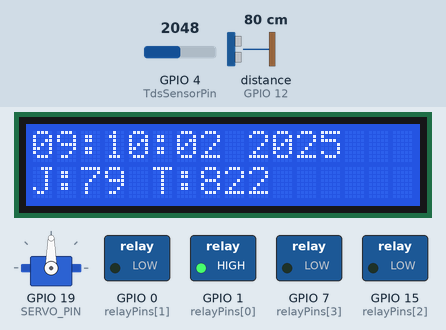
This sketch was run on a simulated ESP32. Shown: 16×2 character LCD, servo, switched loads named in the sketch (green lamp = pin HIGH). Wiring (inferred from the names in the program): ultrasonic range finder: trigger GPIO 13; echo GPIO 12. The inputs (shaded band) are chosen by the test bench; at power-on: GPIO 4 (TdsSensorPin) = 2048, distance to the obstacle (sensor on GPIO 12) 80 cm (analog values on the 0–4095 scale). The echo pulse lasts 58.3 µs per cm; WiFi joins after 1.5 s; servers stay silent unless stated; uploads are accepted with an empty reply; the local clock reads 2024-03-15 10:24:30 at power-on unless the sketch sets it; pins used as bus, display or sensor lines are not drawn; what the sketch prints to the serial monitor is not drawn.

Above: at 4.3 s.
4.4 s: GPIO 4 (TdsSensorPin) set to 1916
At 5.9 s:
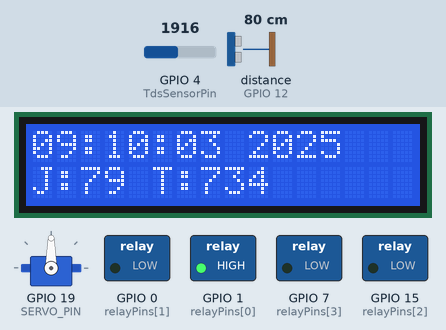
7.6 s: GPIO 4 (TdsSensorPin) set to 1830
At 10.7 s:
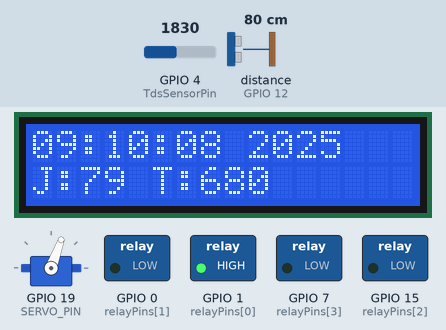
10.9 s: distance to the obstacle (sensor on GPIO 12) set to 38 cm
At 11.5 s:
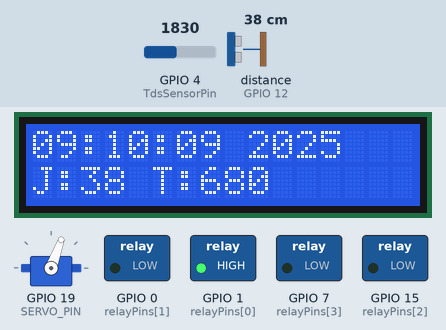
13.6 s: distance to the obstacle (sensor on GPIO 12) set to 33 cm
At 14.9 s:
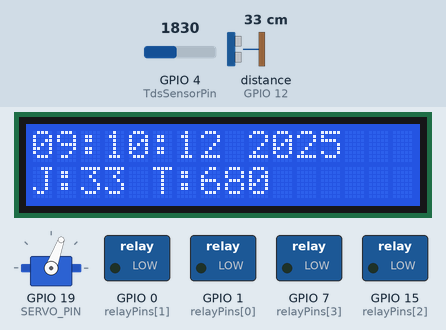
16.9 s: GPIO 4 (TdsSensorPin) set to 2040
At 20.0 s:
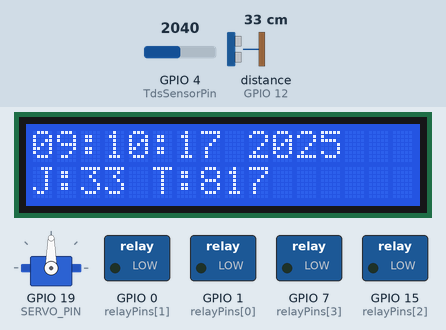
20.2 s: GPIO 4 (TdsSensorPin) set to 1228
At 21.6 s:
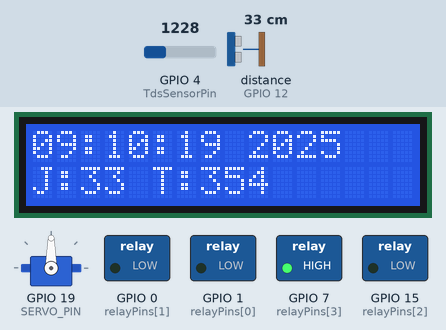
Timing chart, 0 to 23.3 s (numbered marks = the images above; inputs shaded):
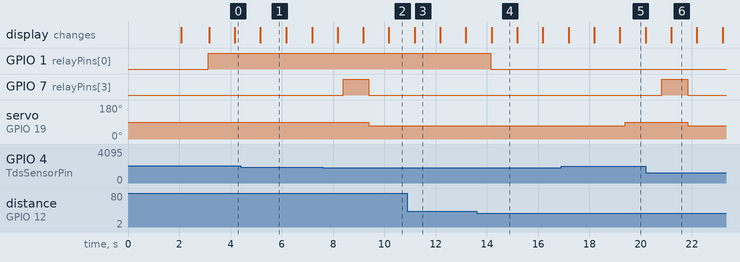

Measured:
- the behaviour switches between 1863 and 1862 on GPIO 4 (TdsSensorPin) (found by bisection; images 1 and 2)
- the behaviour switches between 36 and 35 cm on distance to the obstacle (sensor on GPIO 12) (found by bisection; images 3 and 4)
- after the input at 7.6 s, GPIO 7 (relayPins[3]): LOW → HIGH after 0.79 s, → LOW 1.0 s later; servo on GPIO 19 (SERVO_PIN): 90° → 70° after 1.8 s
- after the input at 13.6 s, GPIO 1 (relayPins[0]): HIGH → LOW after 0.56 s
- after the input at 20.2 s, GPIO 7 (relayPins[3]): LOW → HIGH after 0.63 s, → LOW 1.0 s later; servo on GPIO 19 (SERVO_PIN): 90° → 70° after 1.6 s
- what the display in image 1 shows lasts 1.0 s, from 5.2 s to 6.2 s

The sketch:

Hidroponik.ino
```cpp
// =================================================================
// PUSTAKA (LIBRARIES)
// =================================================================
#include <Wire.h>
#include "RTClib.h"
#include <LiquidCrystal_I2C.h>
#include <ESP32Servo.h>
#include <WiFi.h>
#include <WiFiClientSecure.h>
#include <UniversalTelegramBot.h>
#include <HTTPClient.h>  // DITAMBAHKAN

// =================================================================
// WIFI + TELEGRAM
// =================================================================
const char* ssid     = "Rumah Kita";
const char* password = "EKAGUNAPUTRA03";

// Google Script Deployment ID - GANTI DENGAN ID ANDA
const char* scriptID = "AKfycbzb1r_g_HqGW4TWA0WEUNv2mQnwqg4rVtQRSO4keKCpkslR9Tb2vxpoIoG3TPltpw_y";

WiFiClientSecure client;
UniversalTelegramBot bot("8364850043:AAHxd2adOV_M1el793fztbaQqg-qxMFqEPM", client);
String chatID = "1222959013";

// Waktu pengiriman
unsigned long lastSend12Jam = 0;
unsigned long lastSendSpreadsheet = 0;
bool initialTelegramSent = false;
bool initialSpreadsheetSent = false;
unsigned long setupStartTime = 0;

// interval
const unsigned long interval12Jam = 43200000;  // 12 jam
const unsigned long interval4Jam  = 14400000;  // 4 jam

// =================================================================
// INISIALISASI OBJEK
// =================================================================
RTC_DS3231 rtc;
LiquidCrystal_I2C lcd(0x27, 16, 2);
Servo servo360;

// =================================================================
// DEFINISI PIN
// =================================================================
#define TdsSensorPin 4
const int trigPin = 13;
const int echoPin = 12;
const int relayPins[] = {1, 0, 15, 7};
const int numRelays = 4;
#define SERVO_PIN 19

// =================================================================
// PENGATURAN SENSOR TDS
// =================================================================
#define VREF 3.3
#define SCOUNT 30
int analogBuffer[SCOUNT];
int analogBufferTemp[SCOUNT];
int analogBufferIndex = 0;
float averageVoltage = 0;
float tdsValue = 0;
float temperature = 28.0;
float cal_factor = 0.88;

// =================================================================
// VARIABEL GLOBAL
// =================================================================
long duration;
float distanceCm;

unsigned long tdsSampleTimepoint = 0;
unsigned long printTimepoint = 0;
unsigned long jsnReadTimepoint = 0;
unsigned long lcdUpdateTimepoint = 0;

unsigned long relay24Timepoint = 0;
unsigned long servoTimepoint = 0;
bool relay24Active = false;
bool servoActive = false;
bool tdsConditionTriggered = false;

// =================================================================
// FUNGSI FILTER MEDIAN
// =================================================================
int getMedianNum(int bArray[], int iFilterLen) {
  int bTab[iFilterLen];
  for (byte i = 0; i < iFilterLen; i++) bTab[i] = bArray[i];
  for (int j = 0; j < iFilterLen - 1; j++) {
    for (int i = 0; i < iFilterLen - j - 1; i++) {
      if (bTab[i] > bTab[i + 1]) {
        int bTemp = bTab[i];
        bTab[i] = bTab[i + 1];
        bTab[i + 1] = bTemp;
      }
    }
  }
  if (iFilterLen % 2 > 0)
    return bTab[(iFilterLen - 1) / 2];
  else
    return (bTab[iFilterLen / 2] + bTab[iFilterLen / 2 - 1]) / 2;
}

// =================================================================
// BACA TDS INSTANT
// =================================================================
void readTDS_Instant() {
  for (int i = 0; i < SCOUNT; i++) analogBufferTemp[i] = analogBuffer[i];
  int medianValue = getMedianNum(analogBufferTemp, SCOUNT);
  averageVoltage = medianValue * VREF / 4095.0;

  if (averageVoltage > 0.1) {
    float compCoeff = 1.0 + 0.02 * (temperature - 25.0);
    float compVolt = averageVoltage / compCoeff;
    tdsValue = (133.42 * pow(compVolt, 3) - 255.86 * pow(compVolt, 2) + 857.39 * compVolt) * cal_factor;
    if (tdsValue < 0) tdsValue = 0;
  } else {
    tdsValue = 0;
  }

  // =================================================================
  // KOREKSI TDS AGAR SESUAI DENGAN TDS METER (OFFSET -250)
  // =================================================================
  tdsValue -= 250;
  if (tdsValue < 0) tdsValue = 0;  // Jangan sampai minus
}

// =================================================================
// BACA JSN INSTANT
// =================================================================
void readJSN_Instant() {
  digitalWrite(trigPin, LOW);
  delayMicroseconds(2);
  digitalWrite(trigPin, HIGH);
  delayMicroseconds(10);
  digitalWrite(trigPin, LOW);

  duration = pulseIn(echoPin, HIGH);
  distanceCm = duration * 0.034 / 2;
}

// =================================================================
// KIRIM PESAN AWAL TELEGRAM
// =================================================================
void kirimPesanAwal() {
  String pesan = "🔔 *Sistem Monitoring Menyala*\n";
  pesan += "Alat sudah aktif dan berjalan.\n";
  pesan += "\n📌 *Informasi Awal:*\n";
  pesan += "• TDS: " + String(tdsValue, 1) + " ppm\n";
  pesan += "• Jarak: " + String(distanceCm, 1) + " cm\n";
  pesan += "\nNama: wulan\nBahasa: id\n";

  bot.sendMessage(chatID, pesan, "Markdown");
  Serial.println("Pesan awal Telegram terkirim");
}

// =================================================================
// KIRIM TELEGRAM SETIAP 12 JAM
// =================================================================
void kirimTelegram12Jam() {
  String pesan = "⏰ *Laporan 12 Jam*\n";
  pesan += "TDS: " + String(tdsValue, 1) + " ppm\n";
  pesan += "Jarak: " + String(distanceCm, 1) + " cm\n";
  pesan += "Waktu: " + String(rtc.now().timestamp()) + "\n";
  bot.sendMessage(chatID, pesan, "Markdown");
  Serial.println("Telegram 12 jam terkirim");
}

// =================================================================
// KIRIM SPREADSHEET (VERSI YANG SUDAH DIPERBAIKI)
// =================================================================
void kirimSpreadsheet() {
  if (WiFi.status() != WL_CONNECTED) {
    Serial.println("WiFi disconnected, skipping spreadsheet send.");
    return;
  }

  DateTime now = rtc.now();

  // Buat URL lengkap dengan data aktual dari sensor
  String url = "https://script.google.com/macros/s/";
  url += scriptID;
  url += "/exec?";
  url += "tds=" + String(tdsValue, 1);    // Nilai TDS dengan 1 desimal
  url += "&jsn=" + String(distanceCm, 1); // Nilai jarak dengan 1 desimal
  url += "&timestamp=" + String(now.unixtime()); // Gunakan Unix timestamp dari RTC

  Serial.println("Mengirim ke Spreadsheet:");
  Serial.println("TDS: " + String(tdsValue, 1) + " ppm");
  Serial.println("Jarak: " + String(distanceCm, 1) + " cm");
  Serial.println("Waktu RTC: " + now.timestamp());
  Serial.println("URL: " + url);

  // Gunakan HTTPClient dengan WiFiClientSecure
  HTTPClient http;
  WiFiClientSecure client_secure;
  client_secure.setInsecure();

  http.begin(client_secure, url);

  int httpCode = http.GET();

  if (httpCode > 0) {
    Serial.printf("[HTTP] GET... code: %d\n", httpCode);

    if (httpCode == HTTP_CODE_OK) {
      String payload = http.getString();
      Serial.println("Berhasil dikirim ke Spreadsheet. Response: " + payload);
    } else {
      String payload = http.getString();
      Serial.println("Response: " + payload);
    }
  } else {
    Serial.printf("[HTTP] GET... failed, error: %s\n", http.errorToString(httpCode).c_str());
  }

  http.end();
}

// =================================================================
// FUNGSI UNTUK MENGECEK RTC
// =================================================================
void cekRTC() {
  DateTime now = rtc.now();
  Serial.println("=== INFO RTC ===");
  Serial.printf("Tanggal: %02d/%02d/%04d\n", now.day(), now.month(), now.year());
  Serial.printf("Waktu: %02d:%02d:%02d\n", now.hour(), now.minute(), now.second());
  Serial.printf("Timestamp: %s\n", now.timestamp().c_str());
  Serial.println("================");
}

// =================================================================
// SETUP
// =================================================================
void setup() {
  Serial.begin(115200);
  delay(500);

  setupStartTime = millis(); // Catat waktu mulai setup

  WiFi.begin(ssid, password);
  Serial.println("Menyambungkan ke WiFi...");

  while (WiFi.status() != WL_CONNECTED) {
    delay(300);
    Serial.print(".");
  }

  Serial.println("\nWiFi Connected!");
  Serial.println(WiFi.localIP());

  client.setInsecure();

  Wire.begin(2, 3);

  // === KALIBRASI RTC ===
  rtc.begin();

  // Set RTC manual ke tanggal hari ini jam 20:10
  // Format: DateTime(tahun, bulan, hari, jam, menit, detik)
  DateTime manualTime(2025, 11, 16, 9, 10, 0); // Ganti dengan tanggal hari ini
  rtc.adjust(manualTime);

  Serial.println("RTC dikalibrasi ke 20:10");
  cekRTC();

  lcd.init();
  lcd.backlight();

  pinMode(trigPin, OUTPUT);
  pinMode(echoPin, INPUT);

  for (int i = 0; i < numRelays; i++) {
    pinMode(relayPins[i], OUTPUT);
    digitalWrite(relayPins[i], LOW);
  }

  analogReadResolution(12);
  analogSetAttenuation(ADC_11db);

  servo360.attach(SERVO_PIN);
  servo360.write(90);

  // Baca sensor multiple times untuk stabilisasi
  for(int i = 0; i < 10; i++) {
    readJSN_Instant();
    readTDS_Instant();
    delay(100);
  }

  Serial.println("Sensor sudah dibaca multiple times untuk stabilisasi");

  // Set timer untuk interval reguler
  lastSend12Jam = millis();
  lastSendSpreadsheet = millis();
}

// =================================================================
// LOOP
// =================================================================
void loop() {
  unsigned long currentTime = millis();

  // === JSN ===
  if (currentTime - jsnReadTimepoint > 1000) {
    jsnReadTimepoint = currentTime;
    readJSN_Instant();
  }

  // === TDS ===
  if (currentTime - tdsSampleTimepoint > 40) {
    tdsSampleTimepoint = currentTime;
    analogBuffer[analogBufferIndex] = analogRead(TdsSensorPin);
    analogBufferIndex = (analogBufferIndex + 1) % SCOUNT;
    readTDS_Instant();
  }

  // === PENGIRIMAN AWAL ===
  if (!initialTelegramSent && currentTime - setupStartTime > 5000) {
    // Kirim Telegram setelah 5 detik
    kirimPesanAwal();
    initialTelegramSent = true;
    lastSend12Jam = currentTime; // Reset timer Telegram
    Serial.println("Telegram awal terkirim setelah delay 5 detik");
  }

  if (initialTelegramSent && !initialSpreadsheetSent && currentTime - setupStartTime > 7000) {
    // Kirim Spreadsheet 2 detik setelah Telegram (5+2=7 detik)
    kirimSpreadsheet();
    initialSpreadsheetSent = true;
    lastSendSpreadsheet = currentTime; // Reset timer Spreadsheet
    Serial.println("Spreadsheet awal terkirim setelah delay 2 detik dari Telegram");
  }

  // === TELEGRAM 12 JAM (INTERVAL TERPISAH) ===
  if (initialTelegramSent && currentTime - lastSend12Jam > interval12Jam) {
    kirimTelegram12Jam();
    lastSend12Jam = currentTime;

    // Set timer untuk kirim Spreadsheet 2 detik setelah Telegram periodik
    lastSendSpreadsheet = currentTime;
    Serial.println("Telegram periodik terkirim, menunggu 2 detik untuk Spreadsheet");
  }

  // === SPREADSHEET 4 JAM (INTERVAL TERPISAH) ===
  if (initialSpreadsheetSent && currentTime - lastSendSpreadsheet > interval4Jam) {
    // Pastikan tidak mengirim bersamaan dengan Telegram (beri jeda 2 detik)
    if (currentTime - lastSend12Jam > 2000) {
      kirimSpreadsheet();
      lastSendSpreadsheet = currentTime;
      Serial.println("Spreadsheet periodik terkirim");
    }
  }

  // === KONDISI TDS & SERVO (DENGAN DELAY 5 DETIK) ===
  // Tunggu 5 detik setelah startup sebelum cek kondisi TDS
  if (currentTime - setupStartTime > 5000) {
    if (tdsValue < 700 && !relay24Active && !servoActive && !tdsConditionTriggered) {
      digitalWrite(relayPins[3], HIGH);
      relay24Active = true;
      relay24Timepoint = currentTime;
      tdsConditionTriggered = true;
      Serial.println("Solenoid AKTIF - TDS < 700 ppm");
    }

    if (relay24Active && (currentTime - relay24Timepoint >= 1000)) {
      digitalWrite(relayPins[3], LOW);
      relay24Active = false;
      Serial.println("Solenoid NON-AKTIF setelah 1 detik");

      servo360.write(70);
      servoActive = true;
      servoTimepoint = currentTime;
      Serial.println("Servo AKTIF - posisi 70 derajat");
    }

    if (servoActive && (currentTime - servoTimepoint >= 10000)) {
      servo360.write(90);
      servoActive = false;
      Serial.println("Servo NON-AKTIF - kembali ke posisi 90 derajat");
    }

    if (tdsValue > 720 && !relay24Active && !servoActive) {
      tdsConditionTriggered = false;
      Serial.println("Kondisi TDS reset - TDS > 720 ppm");
    }
  }

  // === LOGIKA JSN ===
  if (distanceCm <= 35)
    digitalWrite(relayPins[0], LOW);
  else
    digitalWrite(relayPins[0], HIGH);

  // === LCD ===
  if (currentTime - lcdUpdateTimepoint > 1000) {
    lcdUpdateTimepoint = currentTime;
    DateTime now = rtc.now();
    lcd.clear();
    lcd.setCursor(0, 0);
    lcd.printf("%02d:%02d:%02d %04d", now.hour(), now.minute(), now.second(), now.year());
    lcd.setCursor(0, 1);
    lcd.printf("J:%.0f T:%.0f", distanceCm, tdsValue);
  }

  // === SERIAL ===
  if (currentTime - printTimepoint > 2000) {
    printTimepoint = currentTime;
    Serial.printf("TDS: %.2f ppm | Jarak: %.2f cm | Waktu: %lu ms\n", tdsValue, distanceCm, currentTime);

    // Debug info pengiriman
    Serial.printf("Next Telegram: %lu menit | Next Spreadsheet: %lu menit\n",
                 (interval12Jam - (currentTime - lastSend12Jam)) / 60000,
                 (interval4Jam - (currentTime - lastSendSpreadsheet)) / 60000);

    // Debug info solenoid
    if (currentTime - setupStartTime <= 5000) {
      Serial.println("Solenoid: MENUNGGU 5 DETIK UNTUK STABILISASI");
    } else {
      Serial.printf("Solenoid: %s | Servo: %s | TDS Trigger: %s\n",
                   relay24Active ? "AKTIF" : "NON-AKTIF",
                   servoActive ? "AKTIF" : "NON-AKTIF",
                   tdsConditionTriggered ? "TRIGGERED" : "RESET");
    }
  }
}
```
